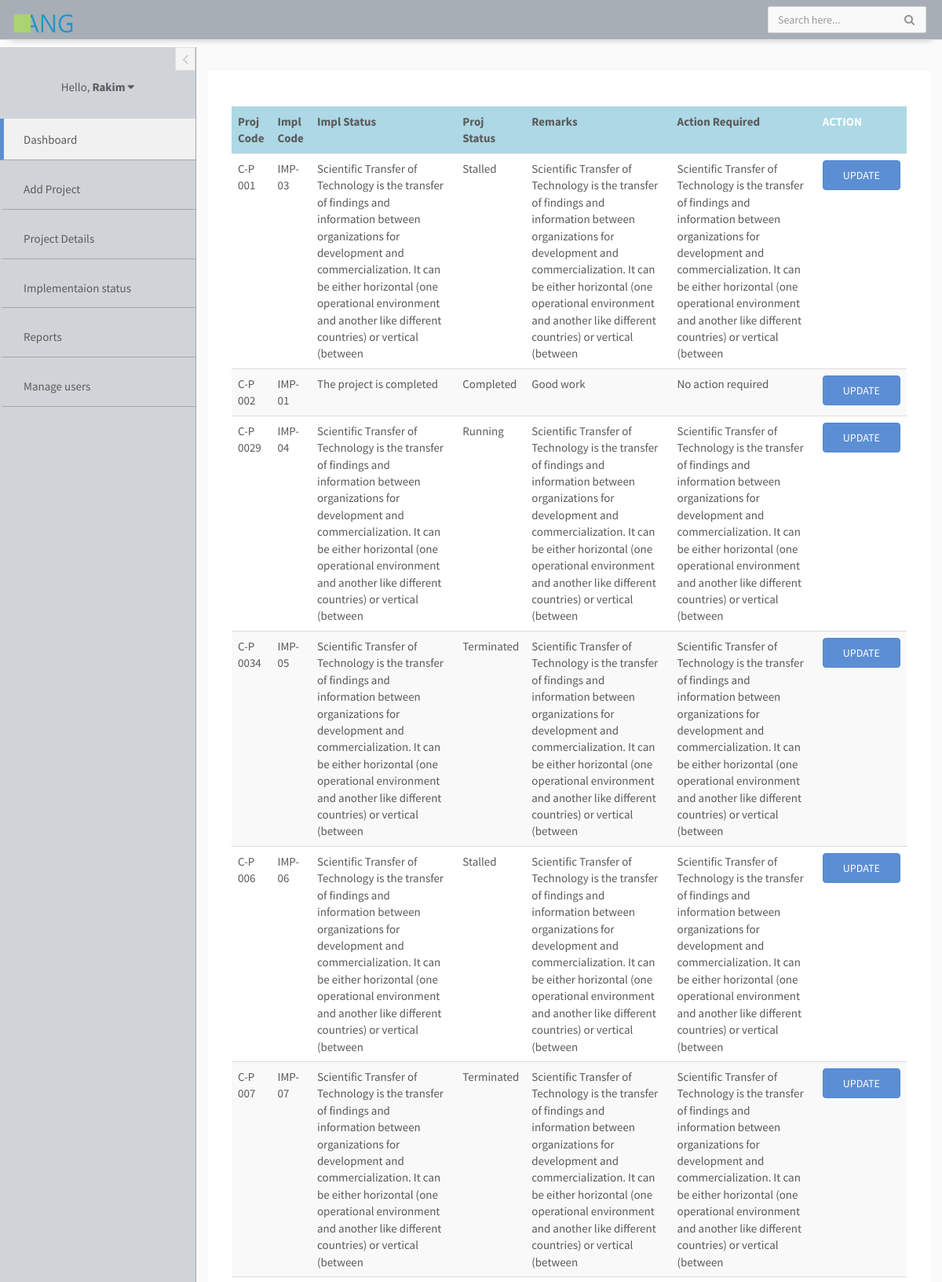
/viewstatusdetails.php (signed in, upper part), run on the app's committed database.
### tables this page shows
CREATE TABLE `users` (
  `user_id` varchar(17) NOT NULL,
  `name` varchar(255) NOT NULL,
  `department` varchar(255) NOT NULL,
  `role` varchar(255) NOT NULL,
  `email_address` varchar(255) NOT NULL,
  `gender` varchar(255) NOT NULL,
  `telephone_no` int(20) NOT NULL,
  `username` varchar(255) NOT NULL,
  `password` varchar(12) DEFAULT NULL,
  `userimg` varchar(200) NOT NULL
);

CREATE TABLE `implementation_status` (
  `Proj_code` varchar(30) NOT NULL,
  `Impl_code` varchar(30) NOT NULL,
  `Impl_status` varchar(255) NOT NULL,
  `Proj_status` varchar(255) NOT NULL,
  `Remarks` varchar(255) NOT NULL,
  `Action_required` varchar(255) NOT NULL
);

### viewstatusdetails.php (the view, shortened to what this page needs)
<!doctype html>
<html lang="en">
<head>
	<link rel="stylesheet" href="tools/bootstrap/css/bootstrap.min.css">
	<link rel="stylesheet" href="tools/font-awesome/css/font-awesome.min.css">
	<link rel="stylesheet" href="tools/linearicons/style.css">
	<link rel="stylesheet" href="tools/css/main.css">
</head>
<body>
	<div id="wrapper">
		<nav class="navbar navbar-default navbar-fixed-top"
		style="background-color:rgba(44,62,80,0.4);-webkit-box-shadow: 0 10px 10px -13px #808080; ">
			<div class="container-fluid">
				<div class="navbar-brand">
					<a href="index.php"><img src="images/angtl1.png" style="width: 80px;height: 24px"></a>
				</div>
				<div class="navbar-right">
					<form id="navbar-search" class="navbar-form search-form">
						<input value="" class="form-control" placeholder="Search here..." type="text">
						<button type="button" class="btn btn-default"><i class="fa fa-search"></i></button>
					</form>
				</div>
			</div>
		</nav>
		<div id="left-sidebar" class="sidebar" style="border-right: 1px solid #a6a6a6;background-color: rgba(44,62,80,0.2)">
			<button type="button" class="btn btn-xs btn-link btn-toggle-fullwidth">
				<i class="fa fa-angle-left"></i>
			</button>
			<div class="sidebar-scroll">
				<div class="user-account">
					<div class="dropdown">
						<a href="#" class="dropdown-toggle user-name" data-toggle="dropdown">Hello,
						 <?php
						 include("connection.php");
						 $user_id=$_SESSION['user_id'];
						 $uselect = "SELECT * FROM users WHERE username='$user_id'";
				         $result = mysqli_query($connection,$uselect);
				         $fetchdata=mysqli_fetch_array($result);
				         $Name=$fetchdata['name'];
				         echo "<strong>$Name</strong>";
				  		?> <i class="fa fa-caret-down"></i></a>
					</div>
				</div>
				<nav id="left-sidebar-nav" class="sidebar-nav" >
					<ul id="main-menu" class="metismenu">
						<li class="active"><a href="index.php" style="border-bottom: 1px solid #a6a6a6;"><i class="lnr lnr-home"></i> <span>Dashboard</span></a></li>
						<li class="">
							<a href="addprojects.php" style="border-bottom: 1px solid #a6a6a6;"><i class="lnr lnr-magic-wand"></i><span>Add Project</span></a>
						</li>
						<li class="">
							<a href="projdetails.php" style="border-bottom: 1px solid #a6a6a6;"><i class="lnr lnr-file-empty"></i> <span>Project Details</span></a>
						</li>
						<li class="">
							<a href="implstatus.php" style="border-bottom: 1px solid #a6a6a6;"><i class="lnr lnr-pencil"></i> <span>Implementaion status</span></a>
						</li>
						<li class="">
							<a href="report.php" style="border-bottom: 1px solid #a6a6a6;"><i class="lnr lnr-chart-bars"></i> <span>Reports</span></a>
						</li>
						<?php
				         if ($Name = "admin") {
				         	echo "<li>
							<a href='manageusers.php' style='border-bottom: 1px solid #a6a6a6;'><i class='lnr lnr-user'></i> <span>Manage users</span></a>
							</li>";}
						else{
				         	echo "";
						}
						?>
					</ul>
				</nav>
			</div>
		</div>
		<div id="main-content">
			<div class="container-fluid">
					<div class="panel-content">
						<div class="panel-body">
			              <table class="table table-striped table-hover">
			                <tr style="background: #ADD8E6">
			                  <th>Proj Code</th>
			                  <th>Impl Code</th>
			                  <th>Impl Status</th>
			                  <th>Proj Status</th>
			                  <th>Remarks</th>
			                  <th>Action Required</th>
			                  <th style="color: white">ACTION</th>
			                </tr>
								<?php
								include('connection.php');
								$sql="select * from implementation_status";
				                 $result=mysqli_query($connection,$sql);
				                  while($rows=mysqli_fetch_array($result))
				                {
				                  $Proj_code=$rows['Proj_code'];
				                  $Impl_code=$rows['Impl_code'];
				                  $Impl_status=$rows['Impl_status'];
				                  $Proj_status=$rows['Proj_status'];
				                  $Remarks=$rows['Remarks'];
				                  $Action_required=$rows['Action_required'];
				                  echo("<tr>");
				                  echo("<td>$Proj_code</td>");
				                  echo("<td>$Impl_code</td>");
				                  echo("<td>$Impl_status</td>");
				                  echo("<td>$Proj_status</td>");
				                  echo("<td>$Remarks</td>");
				                  echo("<td>$Action_required</td>");
				                  echo("<td><a  class='btn btn-primary' href='modifystatus.php?Proj_code=$Proj_code'>UPDATE</a></td>");
				                  echo("</tr>");}?>
							</table>
						</div>
					</div>
				</div>
			</div>
		</div>
</body>
</html>

### tools/css/main.css (style rules this page uses)
body { background-color: #fafafa; font-family: "Source Sans Pro", sans-serif; font-size: 15px; color: #5A5A5A; }
a { color: #6290d0; }
#left-sidebar { -webkit-transition: all 0.3s ease-in-out; -moz-transition: all 0.3s ease-in-out; -ms-transition: all 0.3s ease-in-out; -o-transition: all 0.3s ease-in-out; transition: all 0.3s ease-in-out; width: 250px; height: 100%; float: left; margin-top: 60px; position: fixed; left: 0; border-right: 1px solid #a6a6a6; background-color: #a6a6a6; z-index: 9; }
#main-content { -webkit-transition: all 0.3s ease-in-out; -moz-transition: all 0.3s ease-in-out; -ms-transition: all 0.3s ease-in-out; -o-transition: all 0.3s ease-in-out; transition: all 0.3s ease-in-out; width: calc(100% - 250px); float: right; position: relative; padding-top: 90px; padding-bottom: 40px; }
.panel-content { padding: 30px 15px; background: white }
.navbar-default { -webkit-border-radius: 0; -moz-border-radius: 0; border-radius: 0; padding: 0; margin: 0; border: none; border-bottom: 1px solid #e8e8e8; z-index: 99; }
.navbar-brand { padding: 18px 15px; }
@media screen and (min-width: 769px) { .navbar > .container .navbar-brand, .navbar > .container-fluid .navbar-brand { margin-left: -15px; } }
#navbar-search { float: left; margin-left: 20px; margin-right: 20px; }
.user-account { margin: 40px auto 30px auto; text-align: center; }
.user-account .user-name { display: block; margin-top: 12px; color: inherit; }
.sidebar-nav ul { padding: 0; margin: 0; list-style: none; }
.sidebar-nav .metismenu { display: -webkit-box; display: -ms-flexbox; display: flex; -webkit-box-orient: vertical; -webkit-box-direction: normal; -ms-flex-direction: column; flex-direction: column; }
.sidebar-nav .metismenu > li { padding-bottom: 10px; }
.sidebar-nav .metismenu > li a { border-left: 5px solid transparent; }
.sidebar-nav .metismenu > li.active > a { border-left-color: #5c8ed4; background-color: #f1f1f1; }
.sidebar-nav .metismenu > li { -webkit-box-flex: 1; -ms-flex: 1 1 0%; flex: 1 1 0%; display: -webkit-box; display: -ms-flexbox; display: flex; -webkit-box-orient: vertical; -webkit-box-direction: normal; -ms-flex-direction: column; flex-direction: column; position: relative; }
.sidebar-nav .metismenu a { -webkit-transition: all 0.3s ease-out; -moz-transition: all 0.3s ease-out; -ms-transition: all 0.3s ease-out; -o-transition: all 0.3s ease-out; transition: all 0.3s ease-out; position: relative; display: block; padding: 13px 15px; outline-width: 0; color: #5A5A5A; }
.btn-toggle-fullwidth { -webkit-border-radius: 0; -moz-border-radius: 0; border-radius: 0; position: absolute; right: 0; padding: 5px 10px; background: #f5f5f5; color: #cacaca; border: 1px solid #dedede; z-index: 99; }
.btn-toggle-fullwidth i { margin: 0; font-size: 22px; vertical-align: middle; }
.search-form { position: relative; padding: 0; }
.search-form .btn { -moz-box-shadow: none; -webkit-box-shadow: none; box-shadow: none; position: absolute; top: 7px; right: 10px; padding: 0; border: none; color: #929292; background-color: transparent; }
.form-control { -moz-box-shadow: none; -webkit-box-shadow: none; box-shadow: none; -webkit-border-radius: 2px; -moz-border-radius: 2px; border-radius: 2px; background-color: #f9f9f9; border-color: #dadada; color: #777; }
.btn { padding: 8px 25px; }
.btn i:first-child { margin-right: 5px; }
.btn-xs { padding: 3px 8px; }
.btn-primary { background-color: #5c8ed4; border-color: #5086d1; }
.btn-default { color: #5A5A5A; }

### data on the page
users: name "Rakim"
implementation_status: Proj_code "C-P 001", Impl_code "IMP-03", Impl_status "Scientific Transfer of Technology is the transfer of findings and information between organizations for development and commercialization. It can be either horizontal (one operational environment and another like different countries) or vertical (between", Proj_status "Stalled", Remarks "Scientific Transfer of Technology is the transfer of findings and information between organizations for development and commercialization. It can be either horizontal (one operational environment and another like different countries) or vertical (between", Action_required "Scientific Transfer of Technology is the transfer of findings and information between organizations for development and commercialization. It can be either horizontal (one operational environment and another like different countries) or vertical (between"
implementation_status: Proj_code "C-P 002", Impl_code "IMP-01", Impl_status "The project is completed", Proj_status "Completed", Remarks "Good work", Action_required "No action required"
implementation_status: Proj_code "C-P 0029", Impl_code "IMP-04", Impl_status "Scientific Transfer of Technology is the transfer of findings and information between organizations for development and commercialization. It can be either horizontal (one operational environment and another like different countries) or vertical (between", Proj_status "Running", Remarks "Scientific Transfer of Technology is the transfer of findings and information between organizations for development and commercialization. It can be either horizontal (one operational environment and another like different countries) or vertical (between", Action_required "Scientific Transfer of Technology is the transfer of findings and information between organizations for development and commercialization. It can be either horizontal (one operational environment and another like different countries) or vertical (between"
implementation_status: Proj_code "C-P 0034", Impl_code "IMP-05", Impl_status "Scientific Transfer of Technology is the transfer of findings and information between organizations for development and commercialization. It can be either horizontal (one operational environment and another like different countries) or vertical (between", Proj_status "Terminated", Remarks "Scientific Transfer of Technology is the transfer of findings and information between organizations for development and commercialization. It can be either horizontal (one operational environment and another like different countries) or vertical (between", Action_required "Scientific Transfer of Technology is the transfer of findings and information between organizations for development and commercialization. It can be either horizontal (one operational environment and another like different countries) or vertical (between"
implementation_status: Proj_code "C-P 006", Impl_code "IMP-06", Impl_status "Scientific Transfer of Technology is the transfer of findings and information between organizations for development and commercialization. It can be either horizontal (one operational environment and another like different countries) or vertical (between", Proj_status "Stalled", Remarks "Scientific Transfer of Technology is the transfer of findings and information between organizations for development and commercialization. It can be either horizontal (one operational environment and another like different countries) or vertical (between", Action_required "Scientific Transfer of Technology is the transfer of findings and information between organizations for development and commercialization. It can be either horizontal (one operational environment and another like different countries) or vertical (between"
implementation_status: Proj_code "C-P 007", Impl_code "IMP-07", Impl_status "Scientific Transfer of Technology is the transfer of findings and information between organizations for development and commercialization. It can be either horizontal (one operational environment and another like different countries) or vertical (between", Proj_status "Terminated", Remarks "Scientific Transfer of Technology is the transfer of findings and information between organizations for development and commercialization. It can be either horizontal (one operational environment and another like different countries) or vertical (between", Action_required "Scientific Transfer of Technology is the transfer of findings and information between organizations for development and commercialization. It can be either horizontal (one operational environment and another like different countries) or vertical (between"
